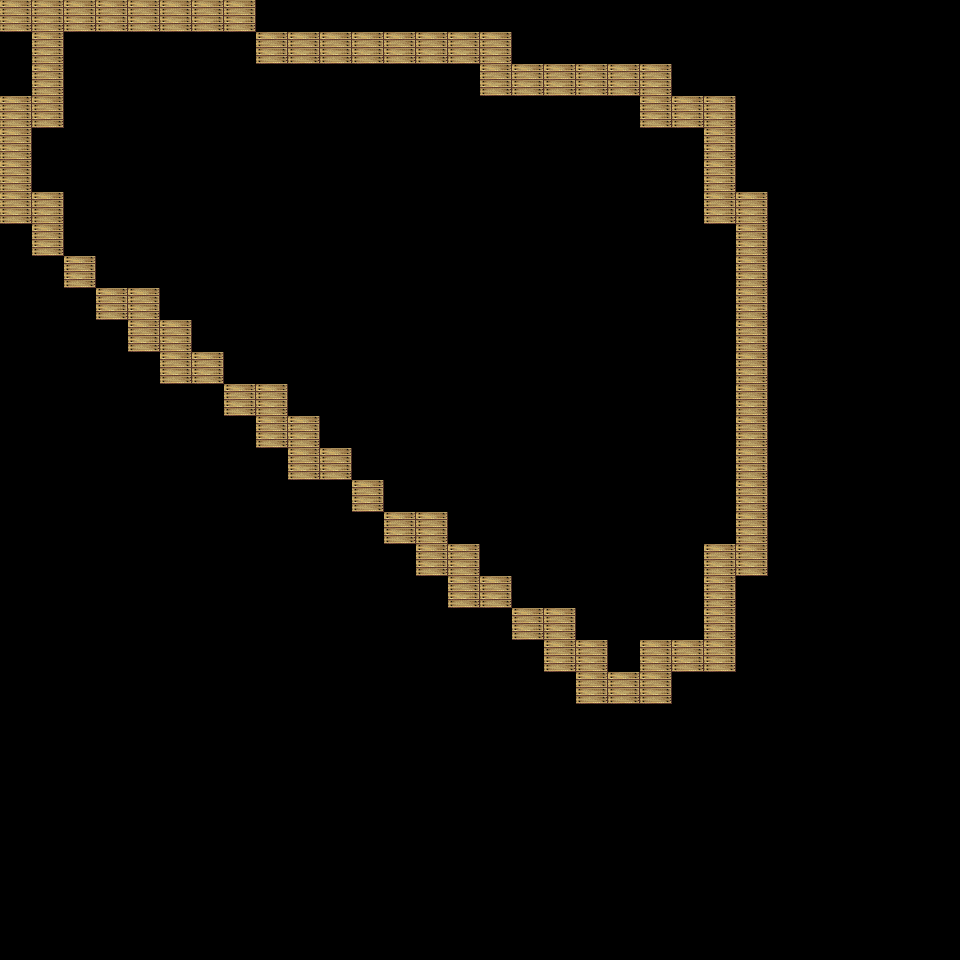

This is a level from a 2D game, rendered from its Tiled map with the project's own tilesets. A one-line summary and the complete map file follow:
An orthogonal 30x30 tile map with 32x32 px tiles, 1 tile layer (块层 1).

<map version="1.0" tiledversion="1.0.3" orientation="orthogonal" renderorder="right-down" width="30" height="30" tilewidth="32" tileheight="32" nextobjectid="1">
 <tileset firstgid="1" source="a.tsx" />
 <layer name="块层 1" width="30" height="30">
  <data encoding="csv">
50,50,50,50,50,50,50,50,0,0,0,0,0,0,0,0,0,0,0,0,0,0,0,0,0,0,0,0,0,0,
0,50,0,0,0,0,0,0,50,50,50,50,50,50,50,50,0,0,0,0,0,0,0,0,0,0,0,0,0,0,
0,50,0,0,0,0,0,0,0,0,0,0,0,0,0,50,50,50,50,50,50,0,0,0,0,0,0,0,0,0,
50,50,0,0,0,0,0,0,0,0,0,0,0,0,0,0,0,0,0,0,50,50,50,0,0,0,0,0,0,0,
50,0,0,0,0,0,0,0,0,0,0,0,0,0,0,0,0,0,0,0,0,0,50,0,0,0,0,0,0,0,
50,0,0,0,0,0,0,0,0,0,0,0,0,0,0,0,0,0,0,0,0,0,50,0,0,0,0,0,0,0,
50,50,0,0,0,0,0,0,0,0,0,0,0,0,0,0,0,0,0,0,0,0,50,50,0,0,0,0,0,0,
0,50,0,0,0,0,0,0,0,0,0,0,0,0,0,0,0,0,0,0,0,0,0,50,0,0,0,0,0,0,
0,0,50,0,0,0,0,0,0,0,0,0,0,0,0,0,0,0,0,0,0,0,0,50,0,0,0,0,0,0,
0,0,0,50,50,0,0,0,0,0,0,0,0,0,0,0,0,0,0,0,0,0,0,50,0,0,0,0,0,0,
0,0,0,0,50,50,0,0,0,0,0,0,0,0,0,0,0,0,0,0,0,0,0,50,0,0,0,0,0,0,
0,0,0,0,0,50,50,0,0,0,0,0,0,0,0,0,0,0,0,0,0,0,0,50,0,0,0,0,0,0,
0,0,0,0,0,0,0,50,50,0,0,0,0,0,0,0,0,0,0,0,0,0,0,50,0,0,0,0,0,0,
0,0,0,0,0,0,0,0,50,50,0,0,0,0,0,0,0,0,0,0,0,0,0,50,0,0,0,0,0,0,
0,0,0,0,0,0,0,0,0,50,50,0,0,0,0,0,0,0,0,0,0,0,0,50,0,0,0,0,0,0,
0,0,0,0,0,0,0,0,0,0,0,50,0,0,0,0,0,0,0,0,0,0,0,50,0,0,0,0,0,0,
0,0,0,0,0,0,0,0,0,0,0,0,50,50,0,0,0,0,0,0,0,0,0,50,0,0,0,0,0,0,
0,0,0,0,0,0,0,0,0,0,0,0,0,50,50,0,0,0,0,0,0,0,50,50,0,0,0,0,0,0,
0,0,0,0,0,0,0,0,0,0,0,0,0,0,50,50,0,0,0,0,0,0,50,0,0,0,0,0,0,0,
0,0,0,0,0,0,0,0,0,0,0,0,0,0,0,0,50,50,0,0,0,0,50,0,0,0,0,0,0,0,
0,0,0,0,0,0,0,0,0,0,0,0,0,0,0,0,0,50,50,0,50,50,50,0,0,0,0,0,0,0,
0,0,0,0,0,0,0,0,0,0,0,0,0,0,0,0,0,0,50,50,50,0,0,0,0,0,0,0,0,0,
0,0,0,0,0,0,0,0,0,0,0,0,0,0,0,0,0,0,0,0,0,0,0,0,0,0,0,0,0,0,
0,0,0,0,0,0,0,0,0,0,0,0,0,0,0,0,0,0,0,0,0,0,0,0,0,0,0,0,0,0,
0,0,0,0,0,0,0,0,0,0,0,0,0,0,0,0,0,0,0,0,0,0,0,0,0,0,0,0,0,0,
0,0,0,0,0,0,0,0,0,0,0,0,0,0,0,0,0,0,0,0,0,0,0,0,0,0,0,0,0,0,
0,0,0,0,0,0,0,0,0,0,0,0,0,0,0,0,0,0,0,0,0,0,0,0,0,0,0,0,0,0,
0,0,0,0,0,0,0,0,0,0,0,0,0,0,0,0,0,0,0,0,0,0,0,0,0,0,0,0,0,0,
0,0,0,0,0,0,0,0,0,0,0,0,0,0,0,0,0,0,0,0,0,0,0,0,0,0,0,0,0,0,
0,0,0,0,0,0,0,0,0,0,0,0,0,0,0,0,0,0,0,0,0,0,0,0,0,0,0,0,0,0
</data>
 </layer>
</map>
